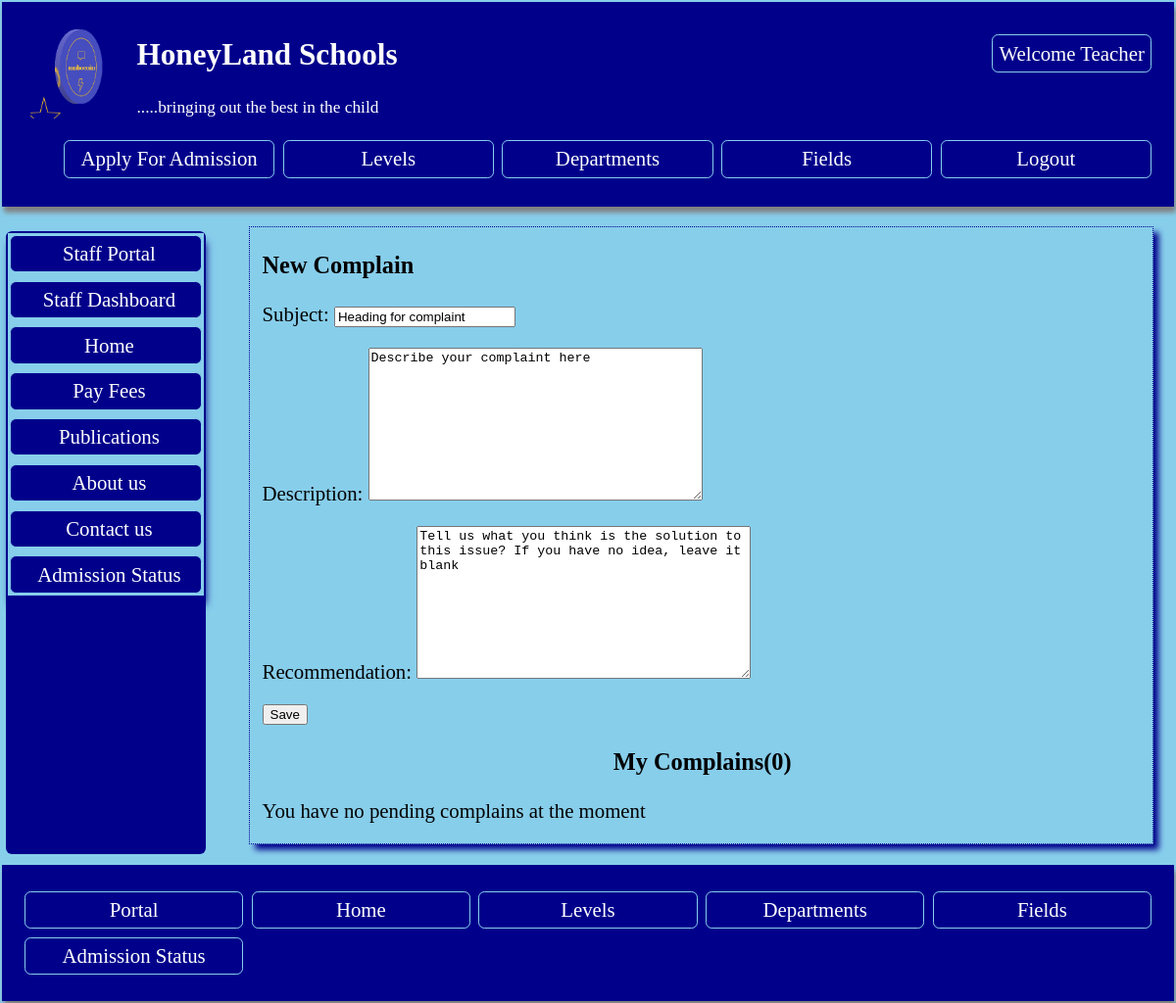
Page /portal/complaints/ (signed in) on the committed database.
### profiles/models.py (models this page shows, shortened)
class CustomUser(AbstractUser):
    profile_pic = models.ImageField(upload_to ='media/', null = True, blank =True)
    phone = models.IntegerField( unique=True, null= True, blank = True, validators=[validate_pass])
    country = models.CharField(max_length=200,  null = True, blank=True)
    state = models.CharField(max_length=200,  null = True, blank=True)
    is_student = models.BooleanField(default=0)
    is_teacher = models.BooleanField(default=0)
    mailing_address = models.CharField(max_length=200, null = True,   blank=True)
    study_field = models.ForeignKey(Student_field, on_delete=models.CASCADE, blank=True, null=True)
    class_enrolled = models.ForeignKey(Level, on_delete=models.CASCADE,  blank=True, null=True, related_name='studentlevel')

class Logo(models.Model):
    name = models.CharField(max_length=200, null=True)
    image = models.ImageField(upload_to='media/')
    slug = models.SlugField(unique=True, null=True,  blank=True)

### studentportal/views.py (the view, shortened to what this page needs)
# urls.py: path('portal/complaints/', views.TeacherNewComplaints.as_view(), name= 'complaints'),
class TeacherNewComplaints(LoginRequiredMixin, CreateView):
    model = TeacherComplain
    template_name ='complaints.html'
    fields =['subject', 'description', 'recommendation']
    context_object_name ='teachercomplains'
    def get_context_data(self, **kwargs):
            context = super().get_context_data(**kwargs)
            context['logo'] = Logo.objects.all()
            context['mycomplains'] = TeacherComplain.objects.filter(nickname=self.request.user)
            return context

### studentportal/templates/complaints.html (shortened to what this page needs)
 {% extends 'baseportal.html' %}
{% block content   %}
{% if  request.user.is_superuser or request.user.is_teacher %}
<h3> New Complain </h3>
<form method ='POST' enctype ="multipart/form-data">
  {{form.as_p}}
  <input type='submit'  value ='Save'/>
</form>
<h3 style='text-align: center;'> My Complains({{mycomplains.count}}) </h3>
{% if mycomplains %}
{% for complains in mycomplains  %}
<ul style='color: white; list-style-type: none; border: 1px solid white; background: darkblue;'>
  <li> Subject: {{complains.subject}}</li>
  <li> Description: {{complains.description}}</li>
  <li> Recommendation: {{complains.recommendation}}</li>
  <li> Resolved: {{complains.resolved}}</li>
</ul>
  {% endfor %}
{% else %}
<p> You have no pending complains at the moment  </p>
{% endif %}
{% else %}
<p style='color: red; font-size: 1em; text-align: center;padding: 3em;'> <b> Back off! You are not permitted to be here!! </b></p>
{% endif %}
{% endblock %}

### studentportal/templates/baseportal.html (shortened to what this page needs)
<head>
</head>
<body style ='margin: 0em; padding: 0.1em; font-size: 1.3em;  background: skyblue;'   >
    <header style= 'box-shadow: 2px 6px 5px grey;margin: 0em; padding-left: 1em; padding-right: 1em;
    padding-top: 0.5em; max-height: 190em; padding-bottom: 0.3em;
    background: darkblue; color: white;'>
    {% if   request.user.is_superuser or  request.user.is_authenticated %}
    <ul class='nav' style='float: right; list-style-type: none;' >
        <li> <a  style ='color: white; ' href = '{% url "portal" %}'> Welcome {{request.user.first_name}} </a></li>
    </ul>
{% else %}
    <ul class='nav' style='float: right; list-style-type: none;' >
        <li> <a  style ='color: white; ' href = '{% url "portalregister" %}'>  Student Register </a></li>
        </ul>
    {% endif %}
    {% for log in logo  %}
    <img style="float: left; margin: 0.4em; width: 100px; height: 100px;" src ="{{log.image.url}}"  >
{% endfor %}
<h2 style='text-align: left'><a style='color: white;' href='{% url "home" %}'>HoneyLand Schools</a></h2>
<p style='text-align: left'> <small> .....bringing out the best in the child </small></p>
<ul class='nav' style='list-style-type: none; display: grid; grid-gap: 0.2em; grid-template-columns: repeat(auto-fill, minmax(200px, 2fr));'>
    <li><a  style ='color: white; ' href ='{% url "apply" %}'> Apply For Admission </a></li>
    <li> <a href ='{% url "levels" %}'> Levels </a> </li>
    <li> <a href ='{% url "departments" %}'> Departments </a> </li>
    <li><a href ='{% url "fields" %}'> Fields </a></li>
    {% if   request.user.is_superuser or  request.user.is_authenticated %}
     <li><a  style ='color: white; ' href ='{% url "portallogout" %}'> Logout </a></li>
     {% endif %}
     </ul>
    </header>
<div class ='cover'>
    <nav class='navigation'>
        <ul class ='aside' style =' padding:0;  list-style-type: none;'>
        {% if request.user.is_teacher or request.user.is_superuser %}
        <li><a href ='{% url "portal" %}'> Staff Portal </a></li>
        {% endif %}
        {% if request.user.is_teacher or request.user.is_superuser %}
        <li><a href ='{% url "staffdashboard" %}'> Staff Dashboard </a></li>
        {% endif %}
        <li><a href ='{% url "home" %}'> Home </a></li>
        <li><a href ='{% url "payment" %}'> Pay Fees </a></li>
        <li><a href ='{% url "publist" %}'> Publications </a></li>
        <li> <a href ='{% url "home" %}'> About us </a> </li>
        <li> <a href ='{% url "staffs" %}'> Contact us </a> </li>
        <li><a  style ='color: white; ' href ='{% url "admissionstat" %}'> Admission Status </a></li>
    </nav>
<section style='padding-right: 0.5em'>
{% block content %}
{% endblock %}
</section>
</div>
<footer style= 'max-height: 18em; padding-bottom: 0.2em; max-height: 18em;
 box-shadow: 2px 6px 5px grey; margin: 0em; padding-left: 1em; padding-right: 1em; padding-top: 0.2em;
    background: darkblue; color: white;'>
    <nav>
        <ul class ='nav' style =' padding:0; list-style-type: none; display: grid; grid-gap: 0.2em; grid-template-columns: repeat(auto-fill, minmax(200px, 2fr));'>
    {% if request.user.is_teacher or request.user.is_superuser%}
            <li><a href ='{% url "staffdashboard" %}'>  Portal </a></li>
            {% endif %}
            <li><a href ='{% url "home" %}'> Home </a></li>
            <li> <a href ='{% url "levels" %}'> Levels </a> </li>
            <li> <a href ='{% url "departments" %}'> Departments </a> </li>
            <li><a href ='{% url "fields" %}'> Fields </a></li>
            <li><a  style ='color: white; ' href ='{% url "admissionstat" %}'> Admission Status </a></li>
        </ul>
    </nav>
</footer>
</body>

### rows in the picture
CustomUser: user.first_name "Teacher"
Logo: image (picture)

### other values in the picture
{{ mycomplains.count }} "0"
